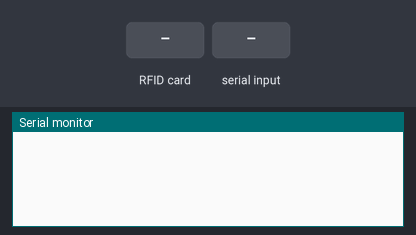
Simulated run of this sketch. Board: ESP8266 (NodeMCU). Shown: the last lines printed to the serial monitor. The inputs (shaded band) are chosen by the test bench.

Above: at 1.2 s.
1.3 s: RFID card 5E 7A 19 C4 held to the reader
At 1.7 s:
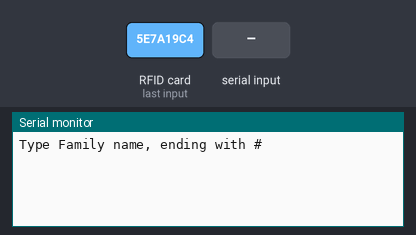
2.8 s: "1#" received over Serial
At 3.9 s:
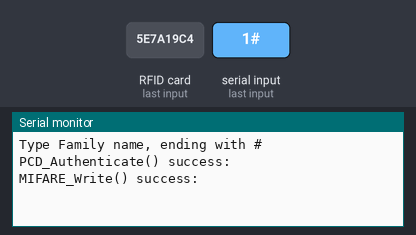

Measured:
- after the input at 1.3 s, the serial monitor: prints a new line at once (image 1)
- after the input at 2.8 s, the serial monitor: prints a new line at once (image 2)

The sketch:

WriteRFIDESP.ino
```cpp
#include "MFRC522.h"
#define RST_PIN  D3 // RST-PIN for RC522 - RFID - SPI - Modul GPIO5
#define SS_PIN  D8 // SDA-PIN for RC522 - RFID - SPI - Modul GPIO4
MFRC522 mfrc522(SS_PIN, RST_PIN);

void setup() {
  Serial.begin(115200);    // Initialize serial communications
  SPI.begin();           // Init SPI bus
  mfrc522.PCD_Init();    // Init MFRC522
}

void loop() {
  MFRC522::MIFARE_Key key;
  for (byte i = 0; i < 6; i++) key.keyByte[i] = 0xFF;
    if ( ! mfrc522.PICC_IsNewCardPresent()) {
    return;
  }
  // Select one of the cards
  if ( ! mfrc522.PICC_ReadCardSerial()) {
    return;
  }
  byte buffer[34];
  byte block;
  MFRC522::StatusCode status;
  byte len;
  Serial.setTimeout(20000L) ;     // wait until 20 seconds for input from serial
  // Ask personal data: Family name
  Serial.println(F("Type Family name, ending with #"));
  len = Serial.readBytesUntil('#', (char *) buffer, 30) ;
  for (byte i = len; i < 30; i++) buffer[i] = ' ';
  block = 1;
  status = mfrc522.PCD_Authenticate(MFRC522::PICC_CMD_MF_AUTH_KEY_A, block, &key, &(mfrc522.uid));
  if (status != MFRC522::STATUS_OK) {
    Serial.print(F("PCD_Authenticate() failed: "));
    Serial.println(mfrc522.GetStatusCodeName(status));
    return;
  }
  else Serial.println(F("PCD_Authenticate() success: "));
  // Write block
  status = mfrc522.MIFARE_Write(block, buffer, 16);
  if (status != MFRC522::STATUS_OK) {
    Serial.print(F("MIFARE_Write() failed: "));
    Serial.println(mfrc522.GetStatusCodeName(status));
    return;
  }
  else Serial.println(F("MIFARE_Write() success: "));

  mfrc522.PICC_HaltA(); // Halt PICC
  mfrc522.PCD_StopCrypto1();  // Stop encryption on PCD
}
```
